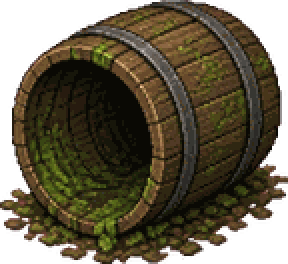
#> input picture farm/barrel.png, 144 x 132 px, given in place of fence_long.png, which was not available (shown 2 times larger)
$ python fencebox.py
#> lines starting #> are read from the running program, lines starting #| are printed output that depends on the picture; after the words box and inside, x2 and y2 are one past the last pixel; in counts of white or black regions, pixels touching at a corner belong together
# fence collision boxes from alpha: world coords relative to anchor (bottom-center), world = stored/2
import json,numpy as np
from PIL import Image
G='/home/claude/gigal-survivor/farm/'
names=['fence_long','fence_short','fence_corner','fence_t','vine_fence']+[f'maze_{i}' for i in range(9)]
out={}
CW=6  # column width in world px
for n in names:
  a=np.array(Image.open(G+n+'.png').convert('RGBA'))[...,3]>40
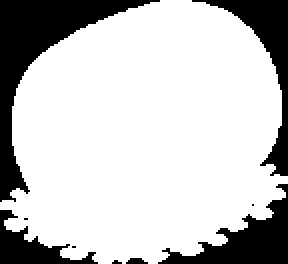
#> a: shape (132, 144) bool (shown 2 times larger); 77.1% white; 9 black regions (4 under 20 px), largest, box (x1, y1, x2, y2) and area: (0, 0, 80, 101) 1892, (79, 92, 144, 132) 978, (96, 0, 144, 88) 943, (0, 105, 49, 132) 501, (63, 129, 74, 132) 25
  H,W=a.shape;h,w=H/2,W/2
#> after `H, W = a.shape`: H = 132; W = 144
#> after `h, w = (H / 2, W / 2)`: h = 66; w = 72
  runs=[]
  for c0 in range(0,W,CW*2):
    col=a[:,c0:c0+CW*2].any(1)
    ys=np.where(col)[0]
    if len(ys)==0: runs.append(None);continue
    runs.append((ys.min()/2,ys.max()/2))
#> after the loop, runs = [(19, 57.5), (12.5, 61), (8.5, 64.5), (6, 65), (3, 65.5), (1.5, 65.5), (0, 65.5), (0, 63.5), (0.5, 63.5), (1.5, 61), (5, 57), (12, 54.5)]
  lens=[r[1]-r[0] for r in runs if r]
#> lens = [38.5, 48.5, 56, 59, 62.5, 64, 65.5, 63.5, 63, 59.5, 52, 42.5]
  postH=24 if n.startswith('maze') else (56 if n=='vine_fence' else 36)
  cols=[]
  for i,r in enumerate(runs):
    if not r: cols.append(None);continue
    top,bot=r;L=bot-top
    ftop=bot-(max(0,L-postH) if L>postH*1.5 else 0)-9
    cols.append((round(ftop),round(bot)))
#> this loop made 12 passes
#> (top, bot, L, ftop) on passes 1 to 12: (19, 57.5, 38.5, 48.5), (12.5, 61, 48.5, 52), (8.5, 64.5, 56, 35.5), (6, 65, 59, 33), (3, 65.5, 62.5, 30), (1.5, 65.5, 64, 28.5), (0, 65.5, 65.5, 27), (0, 63.5, 63.5, 27), (0.5, 63.5, 63, 27.5), (1.5, 61, 59.5, 28.5), (5, 57, 52, 48), (12, 54.5, 42.5, 45.5)
#> after the loop, cols = [(48, 58), (52, 61), (36, 64), (33, 65), (30, 66), (28, 66), (27, 66), (27, 64), (28, 64), (28, 61), (48, 57), (46, 54)]
  # merge consecutive columns with similar ranges
  boxes=[];cur=None
  for i,c in enumerate(cols):
    x0=i*CW-w/2;x1=x0+CW
    if c is None:
      if cur: boxes.append(cur);cur=None
      continue
    u0,u1=(min(cur[2],c[0]),max(cur[3],c[1])) if cur else (0,0)
    if cur and c[0]<=cur[3] and c[1]>=cur[2] and (u1-u0)<=max(cur[3]-cur[2],c[1]-c[0])+7: cur[1]=x1;cur[2]=u0;cur[3]=u1
    else:
      if cur: boxes.append(cur)
      cur=[x0,x1,c[0],c[1]]
#> this loop made 12 passes
#> (x0, x1, u0, u1) on pass 1: (-36, -30, 0, 0)
#> (c, x0, x1, u0, u1) on passes 2, 8, 9, 10, 11, 12: ((52, 61), -30, -24, 48, 61), ((27, 64), 6, 12, 27, 66), ((28, 64), 12, 18, 27, 66), ((28, 61), 18, 24, 27, 66), ((48, 57), 24, 30, 27, 66), ((46, 54), 30, 36, 27, 66)
#> after the loop, boxes = []
  if cur: boxes.append(cur)
  # convert y to anchor (bottom = H/2 -> 0)
  out[n]=[[round(b[0]),round(b[1]),round(b[2]-h),round(b[3]-h)] for b in boxes]
  print(n,round(postH),len(out[n]),out[n][:6])
#| fence_long 36 1 [[-36, 36, -39, 0]]
#> pass 2 of the loop `for n in names:`:
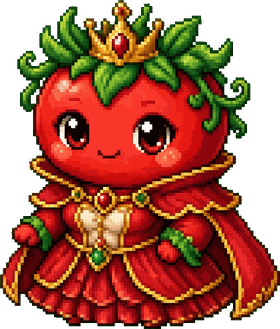
#> input picture farm/boss_queen.png, 280 x 329 px, given in place of fence_short.png, which was not available
#> `a=np.array(Image.open(G+n+'.png').convert('RGBA'))[...,3]>40`:
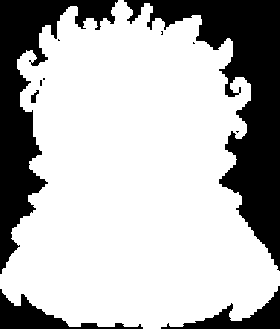
#> a: shape (329, 280) bool; 71.4% white; 11 black regions (6 under 20 px), largest, box (x1, y1, x2, y2) and area: (124, 0, 280, 271) 13512, (0, 0, 118, 274) 9419, (0, 289, 143, 329) 1723, (161, 286, 280, 329) 1559, (31, 90, 39, 103) 56
#> after the loop `for c0 in range(0,W,CW*2):`: runs = 24 items, first 6: (116, 151), (26.5, 152.5), (25, 152.5), (12.5, 157), (10.5, 158.5), (3, 163)
#> lens = [35, 126, 127.5, 144.5, 148, 160, 160, 152, 154, 163, 163, 160.5, 162.5, 155, 152.5, 155, 153.5, 139, 138, 141, 121.5, 42, 30.5, 13]
#> the loop `for i,r in enumerate(runs):` made 24 passes
#> (top, bot, L, ftop) on passes 1 to 8: (116, 151, 35, 142), (26.5, 152.5, 126, 53.5), (25, 152.5, 127.5, 52), (12.5, 157, 144.5, 39.5), (10.5, 158.5, 148, 37.5), (3, 163, 160, 30), (3, 163, 160, 30), (9, 161, 152, 36)
#> after the loop `for i,r in enumerate(runs):`: cols = [(142, 151), (54, 152), (52, 152), (40, 157), (38, 158), (30, 163), (30, 163), (36, 161), (36, 163), (27, 163), (27, 163), (30, 164), (28, 164), (36, 164), (38, 163), (35, 163), (34, 161), (48, 160), (46, 157), (46, 160), (66, 160), (148, 157), (144, 152), (136, 146)]
#> the loop `for i,c in enumerate(cols):` made 24 passes
#> (x0, x1, u0, u1) on pass 1: (-70, -64, 0, 0)
#| fence_short 36 1 [[-70, 74, -138, 0]]
#> (the run stopped early here; a loop or call above may not have finished)
